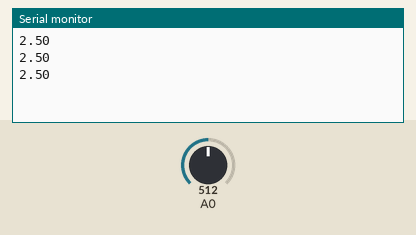
Bench run of a sketch on a simulated Arduino Uno, built with avr-gcc and run on an emulated ATmega328P. Parts: the last lines printed to the serial monitor. The test bench sets the inputs (shaded band); at power-on: A0 = 512.

Above: at 1.8 s.
1.9 s: A0 set to 490
At 2.31 s:
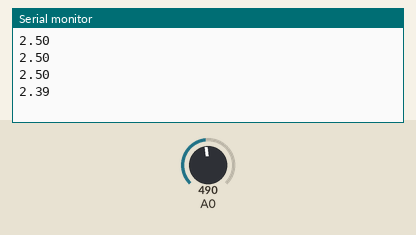
3.4 s: A0 set to 510
At 3.9 s:
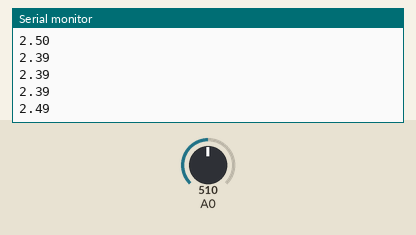
Timing chart, 0 to 6.4 s (numbered marks = the images above; inputs shaded):
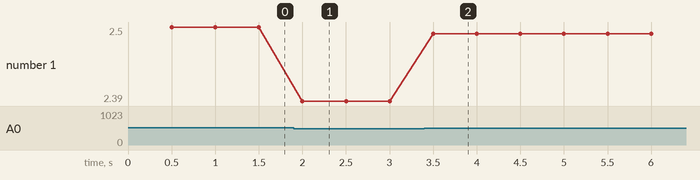

The sketch:

Lab9A.ino
```cpp
unsigned long Time;
void setup()
{
  Serial.begin(9600); //sets baud rate to 9600.
  Time = millis(); //measures time in milliseconds.
}

void loop() {
  if (millis() - Time >= 500)  //if 500 milliseconds have passed
  {
    int sensorValue = analogRead(0); //reads analog value of pin A0.
    float voltage = sensorValue * (5.0 / 1023.0); // Converts analog reading to voltage.
    Serial.println(voltage); //prints voltage value in serial monitor.
    Time += 500; //updates timer.
  }
}
```

Measured:
- after the input at 1.9 s, the serial monitor: prints a new line after 0.10 s (image 1)
- after the input at 3.4 s, the serial monitor: prints a new line after 0.10 s (image 2)
- plotted number 1: 2.5 → 2.39 after the input at 1.9 s, 2.39 → 2.49 after the input at 3.4 s
